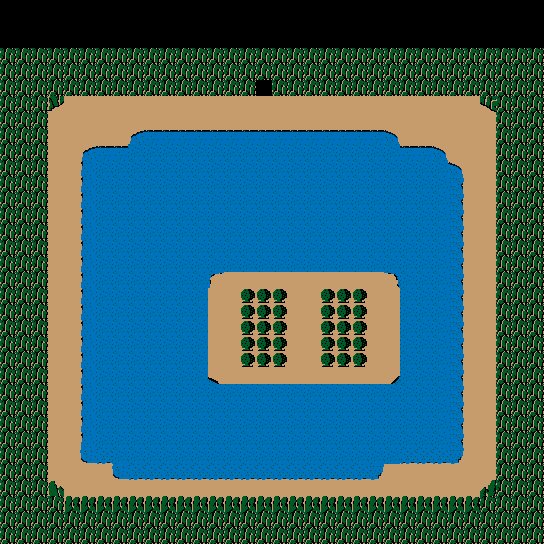

This game map was drawn from its Tiled (.tmx) file and the tilesets committed beside it. A one-line description and the trimmed map source follow:
An orthogonal 34x34 tile map with 16x16 px tiles, 1 tile layer (Tile Layer 1).

<map version="1.0" orientation="orthogonal" width="34" height="34" tilewidth="16" tileheight="16">
 <tileset firstgid="1" name="tileset3" tilewidth="16" tileheight="16">
  <image source="../tileset3.png" trans="000000" width="96" height="112" />
 </tileset>
 <layer name="Tile Layer 1" width="34" height="34">
  <data>[1156 cells, 1054 non-empty, 22 distinct tile ids]</data>
 </layer>
</map>